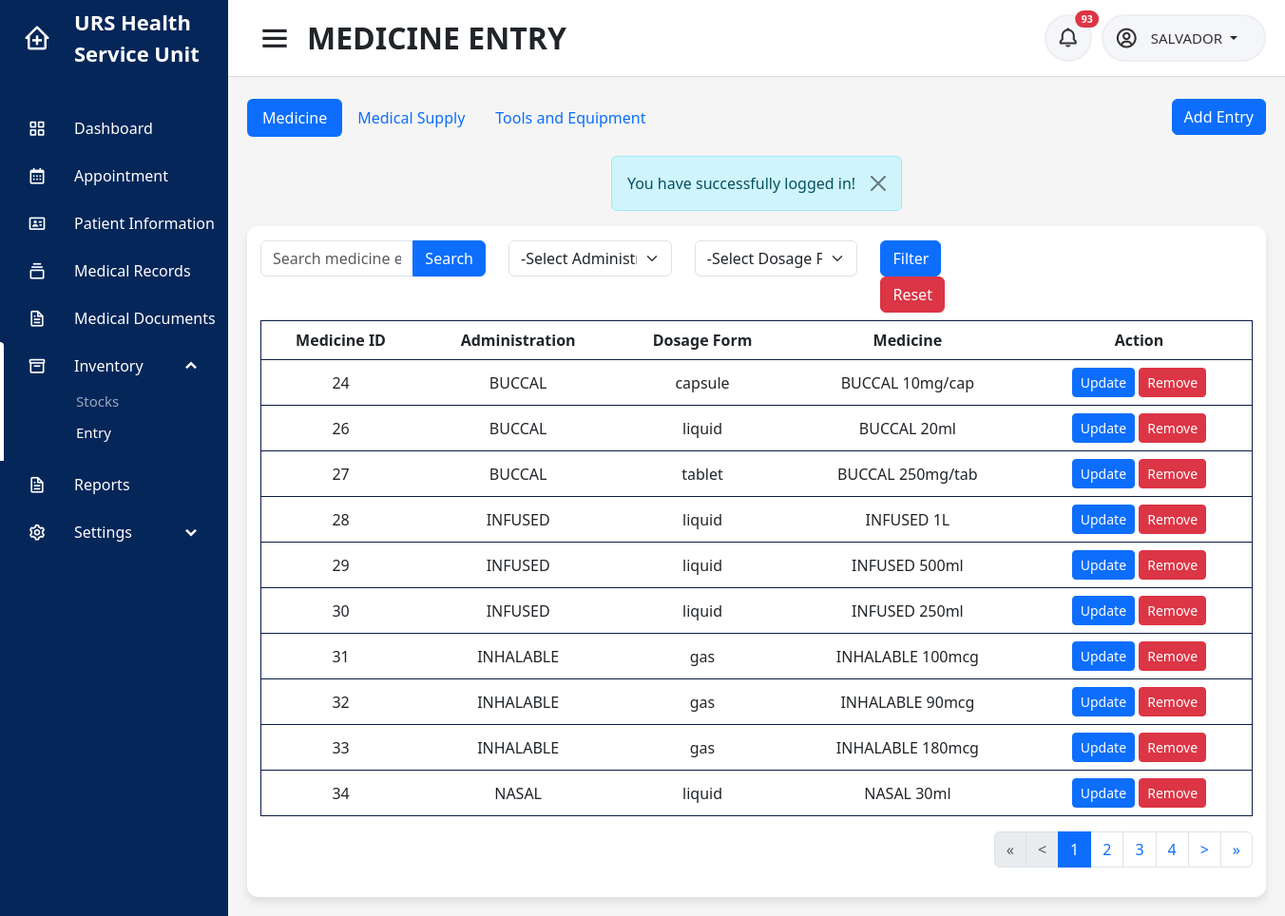
The page /users/nurse/med_entry.php (signed in) on the database its author committed.
### tables this page shows
CREATE TABLE `medicine` (
  `medid` int(11) NOT NULL,
  `med_admin` varchar(45) NOT NULL,
  `medicine` varchar(100) NOT NULL,
  `dosage` float NOT NULL,
  `dosage_form` varchar(45) NOT NULL,
  `unit_measure` varchar(45) NOT NULL,
  `datetime` datetime NOT NULL,
  `state` varchar(45) NOT NULL COMMENT 'per piece/open-close'
);

### users/nurse/modals/update_medicine_modal.php (the view, shortened to what this page needs)
<?php
include('connection.php');
$sql = "SELECT * FROM unit_measure WHERE type = 'medicine' ORDER BY unit_measure";
$result = mysqli_query($conn, $sql);
?>

### users/nurse/modals/update_medicine_modal.php (the view, shortened to what this page needs)
<?php
include('connection.php');
$sql = "SELECT * FROM unit_measure WHERE type = 'medicine' ORDER BY unit_measure";
$result = mysqli_query($conn, $sql);
while ($row = mysqli_fetch_array($result)) {
    if ($data['unit_measure'] == $row['unit_measure'])
    {
?>
    <option value="<?= $row['unit_measure']; ?>" selected><?= $row['unit_measure']; ?></option>
<?php } else
{?>
    <option value="<?= $row['unit_measure']; ?>"><?= $row['unit_measure']; ?></option>
<?php }} ?>

### users/nurse/med_entry.php (shortened to what this page needs)
<?php
include('../../connection.php');
$userid = $_SESSION['userid'];
$name = $_SESSION['username'];
$campus = $_SESSION['campus'];
if (isset($_GET['medicine']) || isset($_GET['med_admin']) || isset($_GET['dform'])) {
    $medicine = isset($_GET['medicine']) ? $_GET['medicine'] : '';
    $med_admin = isset($_GET['med_admin']) ? $_GET['med_admin'] : '';
    $dform = isset($_GET['dform']) ? $_GET['dform'] : '';
    $whereClause = "1=1";
    if ($medicine !== '') {
        $whereClause .= " AND CONCAT(medicine, ' ', dosage, unit_measure) LIKE '%$medicine%'";
    }
    if ($med_admin !== '') {
        $whereClause .= " AND med_admin = '$med_admin'";
    }
    if ($dform !== '') {
        $whereClause .= " AND dosage_form = '$dform'";
    }
    $sql_count = "SELECT COUNT(*) AS total_rows FROM medicine WHERE $whereClause";
} else {
    $sql_count = "SELECT COUNT(*) AS total_rows FROM medicine";
}
$count_result = $conn->query($sql_count);
if ($count_result) {
    $count_row = $count_result->fetch_assoc();
    $nr_of_rows = $count_row['total_rows'];
} else {
    echo "Error: " . $conn->error;
}
$rows_per_page = 10;
$page = isset($_GET['page']) ? $_GET['page'] : 1;
$start = ($page - 1) * $rows_per_page;
$pages = ceil($nr_of_rows / $rows_per_page);
$previous = $page - 1;
$next = $page + 1;
$start_loop = $page > 2 ? $page - 2 : 1;
$end_loop = $page < $pages - 2 ? $page + 2 : $pages;
if ($pages > 4) {
    if ($page > 2 && $page < $pages - 1) {
        $end_loop = $page + 1;
    } elseif ($page == 1) {
        $start_loop = 1;
        $end_loop = 4;
    } elseif ($page == $pages) {
        $start_loop = $pages - 3;
        $end_loop = $pages;
    }
}
?>
<!DOCTYPE html>
<html lang="en" dir="ltr">
<head>
    <?php include('../../includes/header.php'); ?>
</head>
<body id="<?php echo $id ?>">
    <?php include('../../includes/sidebar.php') ?>
    <section class="home-section">
        <nav>
            <div class="sidebar-button">
                <i class='bx bx-menu sidebarBtn'></i>
                <span class="dashboard">MEDICINE ENTRY</span>
            </div>
            <div class="right-nav">
                <div class="notification-button">
                    <button type="button" class="btn btn-sm position-relative" onclick="window.location.href = 'notification'">
                        <i class='bx bx-bell'></i>
                        <?php
                        $sql = "SELECT au.id, au.user, au.campus, au.activity, au.datetime, au.status, ac.firstname, ac.middlename, ac.lastname, ac.campus, i.image FROM audit_trail au INNER JOIN account ac ON ac.accountid = au.user INNER JOIN patient_image i ON i.patient_id = au.user WHERE ((au.activity LIKE '%added a walk-in schedule%' AND au.activity LIKE '%$campus%') OR (au.activity LIKE '%cancelled a walk-in schedule%' AND au.activity LIKE '%$campus%') OR au.activity LIKE 'sent%' OR au.activity LIKE 'cancelled%' OR au.activity LIKE 'uploaded medical document%' OR au.activity LIKE '%expired%') AND au.status='unread' AND au.user != '$userid' ORDER BY au.datetime DESC";
                        $result = mysqli_query($conn, $sql);
                        if ($row = mysqli_num_rows($result)) {
                        ?>
                            <span class="position-absolute top-0 start-100 translate-middle badge rounded-pill bg-danger">
                                <?= $row ?>
                            </span>
                        <?php
                        }
                        ?>
                    </button>
                </div>
                <div class="profile-details">
                    <i class='bx bx-user-circle'></i>
                    <div class="dropdown">
                        <a class="btn dropdown-toggle" href="#" role="button" data-bs-toggle="dropdown" aria-expanded="false">
                            <span class="admin_name">
                                <?php
                                echo $name ?>
                            </span>
                        </a>
                    </div>
                </div>
            </div>
        </nav>
        <div class="home-content">
            <div class="overview-boxes">
                <div class="inv-tabs">
                    <div class="tabs">
                        <ul class="nav nav-pills">
                            <li class="nav-item">
                                <a class="nav-link active" aria-current="page" href="#">Medicine</a>
                            </li>
                            <li class="nav-item">
                                <a class="nav-link" href="sup_entry">Medical Supply</a>
                            </li>
                            <li class="nav-item">
                                <a class="nav-link" href="te_entry">Tools and Equipment</a>
                            </li>
                        </ul>
                    </div>
                    <div>
                        <button type="button" class="btn btn-primary" data-bs-toggle="modal" data-bs-target="#addmedentry">Add Entry</button>
                        <?php include('modals/nurseaddmedentrymodal.php'); ?>
                    </div>
                </div>
                <?php
                include('../../includes/alert.php');
                ?>
                <div class="content">
                    <div class="row">
                        <div class="row">
                            <div class="col-md-9">
                                <form action="" method="get">
                                    <div class="row">
                                        <div class="col-md-4">
                                            <div class="input-group mb-2">
                                                <input type="text" name="medicine" value="<?= isset($_GET['medicine']) == true ? $_GET['medicine'] : '' ?>" class="form-control" placeholder="Search medicine entry">
                                                <button type="submit" class="btn btn-primary">Search</button>
                                            </div>
                                        </div>
                                        <div class="col-md-3 mb-2">
                                            <select name="med_admin" class="form-select">
                                                <option value="" disabled selected>-Select Administration-</option>
                                                <?php
                                                $sql = "SELECT DISTINCT med_admin FROM medicine ORDER BY med_admin ASC";
                                                if ($result = mysqli_query($conn, $sql)) {
                                                    while ($row = mysqli_fetch_array($result)) {
                                                        $admin = $row["med_admin"]; ?>
                                                        <option value="<?php echo $row["med_admin"]; ?>" <?= isset($_GET['med_admin']) == true ? ($_GET['med_admin'] == $row["med_admin"] ? 'selected' : '') : '' ?>><?php echo $row["med_admin"]; ?></option><?php }
                                                                                                                                                                                                                                                        } ?>
                                            </select>
                                        </div>
                                        <div class="col-md-3 mb-2">
                                            <select name="dform" class="form-select">
                                                <option value="" disabled selected>-Select Dosage Form-</option>
                                                <?php
                                                $sql = "SELECT DISTINCT dosage_form FROM medicine ORDER BY dosage_form ASC";
                                                if ($result = mysqli_query($conn, $sql)) {
                                                    while ($row = mysqli_fetch_array($result)) {
                                                        $dform = $row["dosage_form"]; ?>
                                                        <option value="<?php echo $dform; ?>" <?= isset($_GET['dform']) == true ? ($_GET['dform'] == $dform ? 'selected' : '') : '' ?>><?php echo $dform; ?></option><?php }
                                                                                                                                                                                                                } ?>
                                            </select>
                                        </div>
                                        <div class="col mb-2">
                                            <button type="submit" class="btn btn-primary">Filter</button>
                                            <a href="med_entry" class="btn btn-danger">Reset</a>
                                        </div>
                                    </div>
                                </form>
                            </div>
                        </div>
                        <div class="col-sm-12">
                            <div class="table-responsive">
                                <table class="table">
                                    <thead class="head">
                                        <tr>
                                            <th>Medicine ID</th>
                                            <th>Administration</th>
                                            <th>Dosage Form</th>
                                            <th>Medicine</th>
                                            <th>Action</th>
                                        </tr>
                                    </thead>
                                    <tbody>
                                        <?php
                                        if (isset($_GET['medicine']) && $_GET['medicine'] != '') {
                                            $medicine = $_GET['medicine'];
                                            $count = 1;
                                            $sql = "SELECT * FROM medicine WHERE CONCAT(medicine, ' ', dosage, unit_measure) LIKE '%$medicine%' ORDER BY med_admin, medicine LIMIT $start, $rows_per_page";
                                            $result = mysqli_query($conn, $sql);
                                        } else {
                                            $sql = "SELECT * FROM medicine ORDER BY med_admin, medicine LIMIT $start, $rows_per_page";
                                            $result = mysqli_query($conn, $sql);
                                        }
                                        if ($result) {
                                            if (mysqli_num_rows($result) > 0) {
                                                foreach ($result as $data) {
                                        ?>
                                                    <tr>
                                                        <td><?php echo $data['medid']; ?></td>
                                                        <td><?php echo $data['med_admin'] ?></td>
                                                        <td><?php echo $data['dosage_form'] ?></td>
                                                        <td><?php echo $data['medicine'] . " " . $data['dosage'] . $data['unit_measure']; ?></td>
                                                        <td>
                                                            <button type="button" class="btn btn-primary btn-sm" data-bs-toggle="modal" data-bs-target="#updatemed<?php echo $data['medid']; ?>">Update</button>
                                                            <button type="button" class="btn btn-danger btn-sm" data-bs-toggle="modal" data-bs-target="#removemed<?php echo $data['medid']; ?>">Remove</button>
                                                        </td>
                                                    </tr>
                                                <?php
                                                    include('modals/update_medicine_modal.php');
                                                }
                                            }
                                        }
                                        ?>
                                    </tbody>
                                </table>
                                <ul class="pagination justify-content-end">
                                    <?php
                                    if (mysqli_num_rows($result) > 0) : ?>
                                        <li class="page-item <?= $page == 1 ? 'disabled' : ''; ?>">
                                            <a class="page-link" href="?<?= isset($_GET['medicine']) ? 'medicine=' . $_GET['medicine'] . '&' : '', isset($_GET['med_admin']) ? 'med_admin=' . $_GET['med_admin'] . '&' : '', isset($_GET['dform']) ? 'dform=' . $_GET['dform'] . '&' : '' ?>page=<?= 1; ?>">&laquo;</a>
                                        </li>
                                        <li class="page-item <?php echo $page == 1 ? 'disabled' : ''; ?>">
                                            <a class="page-link" href="?<?= isset($_GET['medicine']) ? 'medicine=' . $_GET['medicine'] . '&' : '', isset($_GET['med_admin']) ? 'med_admin=' . $_GET['med_admin'] . '&' : '', isset($_GET['dform']) ? 'dform=' . $_GET['dform'] . '&' : '' ?>page=<?= $previous; ?>">&lt;</a>
                                        </li>
                                        <?php for ($i = $start_loop; $i <= $end_loop; $i++) : ?>
                                            <li class="page-item <?php echo $page == $i ? 'active' : ''; ?>">
                                                <a class="page-link" href="?<?= isset($_GET['medicine']) ? 'medicine=' . $_GET['medicine'] . '&' : '', isset($_GET['med_admin']) ? 'med_admin=' . $_GET['med_admin'] . '&' : '', isset($_GET['dform']) ? 'dform=' . $_GET['dform'] . '&' : '' ?>page=<?= $i; ?>"><?= $i; ?></a>
                                            </li>
                                        <?php endfor; ?>
                                        <li class="page-item <?php echo $page == $pages ? 'disabled' : ''; ?>">
                                            <a class="page-link" href="?<?= isset($_GET['medicine']) ? 'medicine=' . $_GET['medicine'] . '&' : '', isset($_GET['med_admin']) ? 'med_admin=' . $_GET['med_admin'] . '&' : '', isset($_GET['dform']) ? 'dform=' . $_GET['dform'] . '&' : '' ?>page=<?= $next; ?>">&gt;</a>
                                        </li>
                                        <li class="page-item <?php echo $page == $pages ? 'disabled' : ''; ?>">
                                            <a class="page-link" href="?<?= isset($_GET['medicine']) ? 'medicine=' . $_GET['medicine'] . '&' : '', isset($_GET['med_admin']) ? 'med_admin=' . $_GET['med_admin'] . '&' : '', isset($_GET['dform']) ? 'dform=' . $_GET['dform'] . '&' : '' ?>page=<?= $pages; ?>">&raquo;</a>
                                        </li>
                                    <?php endif; ?>
                                </ul>
                            </div>
                        </div>
                    </div>
                </div>
            </div>
        </div>
    </section>
</body>
</html>

### rows shown on the page
medicine: medid "24", med_admin "BUCCAL", dosage_form "capsule", medicine "BUCCAL", dosage "10", unit_measure "mg/cap"
medicine: medid "26", med_admin "BUCCAL", dosage_form "liquid", medicine "BUCCAL", dosage "20", unit_measure "ml"
medicine: medid "27", med_admin "BUCCAL", dosage_form "tablet", medicine "BUCCAL", dosage "250", unit_measure "mg/tab"
medicine: medid "28", med_admin "INFUSED", dosage_form "liquid", medicine "INFUSED", dosage "1", unit_measure "L"
medicine: medid "29", med_admin "INFUSED", dosage_form "liquid", medicine "INFUSED", dosage "500", unit_measure "ml"
medicine: medid "30", med_admin "INFUSED", dosage_form "liquid", medicine "INFUSED", dosage "250", unit_measure "ml"
medicine: medid "31", med_admin "INHALABLE", dosage_form "gas", medicine "INHALABLE", dosage "100", unit_measure "mcg"
medicine: medid "32", med_admin "INHALABLE", dosage_form "gas", medicine "INHALABLE", dosage "90", unit_measure "mcg"
medicine: medid "33", med_admin "INHALABLE", dosage_form "gas", medicine "INHALABLE", dosage "180", unit_measure "mcg"
medicine: medid "34", med_admin "NASAL", dosage_form "liquid", medicine "NASAL", dosage "30", unit_measure "ml"

### other values the page prints
$row "93"
$name "SALVADOR"
$_SESSION['alert'] "You have successfully logged in!"
